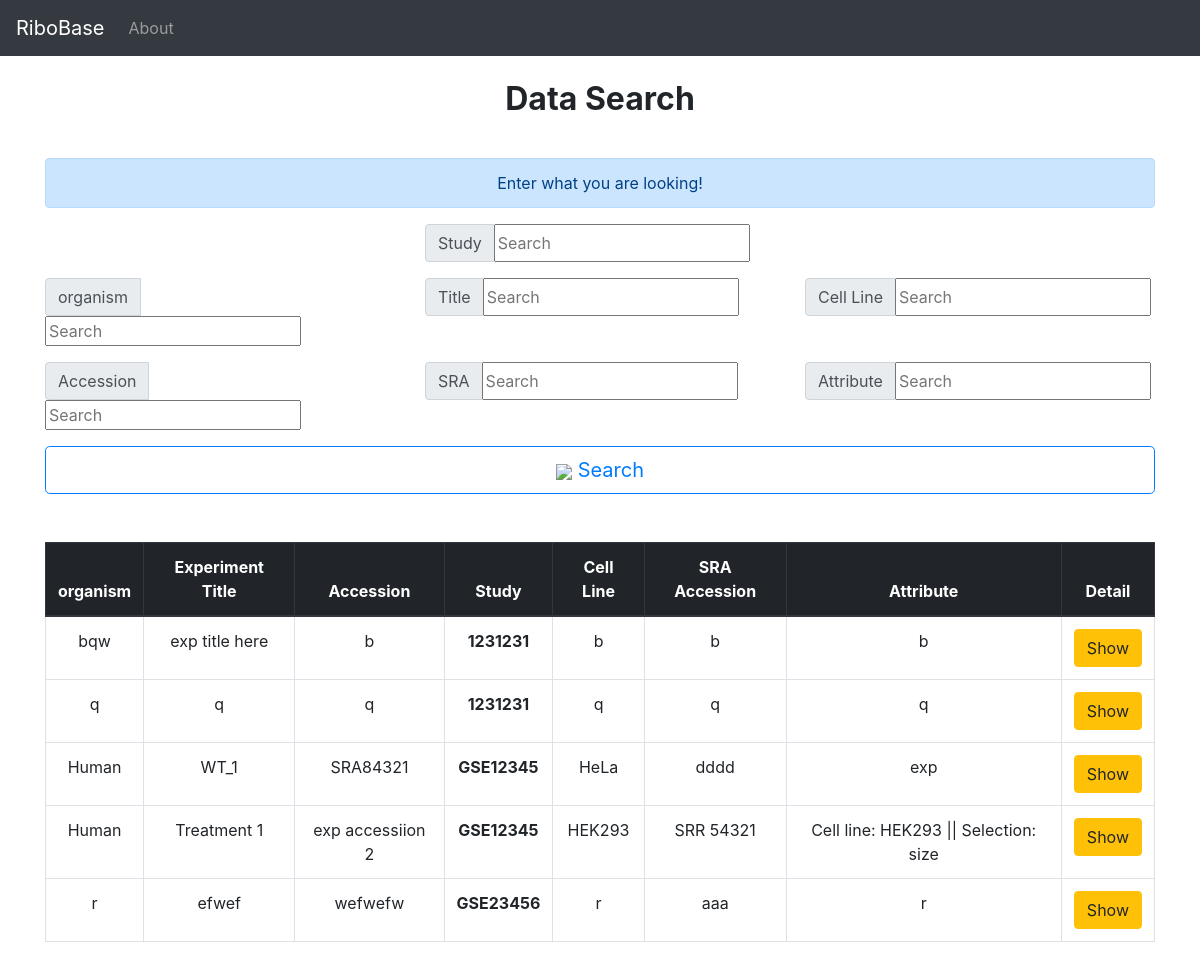
/DataSearch/, run on an earlier commit of the app's database.
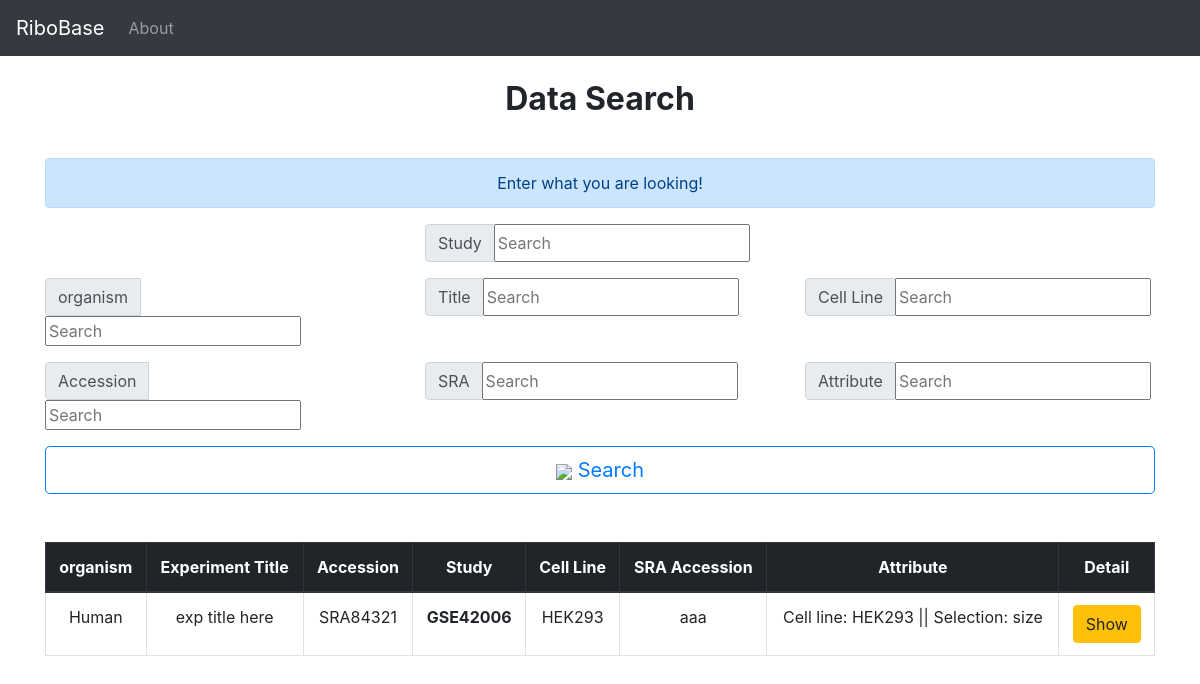
And on a later commit of the database.
### project/models.py (models this page shows, shortened)
class Experiment(models.Model):
    study = models.ForeignKey('Study',blank = False,on_delete = models.CASCADE,related_name="experiment")
    experiment_alias = models.CharField(max_length = 200,unique = True,blank = False)
    experiment_accession = models.CharField(max_length = 200,unique = True,blank = False)
    experiment_title = models.CharField(max_length = 200,blank = False)
    study_name = models.CharField(max_length = 200,blank = False)
    design_description = models.TextField(max_length = 200,blank = True)
    sample_accession = models.CharField(max_length = 200,blank = True)
    sample_attribute = models.TextField(max_length = 200,blank = True)
    library_strategy = models.CharField(max_length = 200,blank = True)
    library_layout = models.CharField(max_length = 200,blank = True)
    library_construction_protocol = models.TextField(max_length = 200,blank = True)
    platform = models.CharField(max_length = 200,blank = False)
    platform_parameters = models.CharField(max_length = 200,blank = False)
    xref_link = models.CharField(max_length = 200,blank = False)
    experiment_attribute = models.CharField(max_length = 200,blank = False)
    submission_accession = models.CharField(max_length = 200,blank = False)
    sradb_updated = models.CharField(max_length = 200,blank = False)
    organism = models.CharField(max_length = 200,blank = False)
    cell_line = models.CharField(max_length = 200,blank = False)
    experiment_file = models.FileField(blank = True,null = True)
    create_date = models.DateTimeField(auto_now_add = True)

class Study(models.Model):
    geo_accession = models.CharField( max_length = 50,unique = True,blank = False)
    study_accession = models.CharField(max_length = 50,unique = True,blank = False)
    study_title = models.CharField(max_length = 200,unique = False,blank = True)
    study_type = models.CharField(max_length = 100,unique = False,blank = True)
    study_abstract = models.TextField(blank = True)
    study_description = models.CharField(max_length = 200,unique = False,blank = True)
    xref_link = models.CharField(max_length = 200,unique = False,blank = True)
    submission_accession = models.CharField(max_length = 50,unique = False,blank = True)
    sradb_updated = models.CharField(max_length = 200,unique = False,blank = True)
    create_date = models.DateTimeField(auto_now_add = True)
    def __str__(self):
        return self.geo_accession

### project/views.py (the view)
# urls.py: path('DataSearch/',views.DataSearch,name="DataSearch"),
def DataSearch(request):
    keyword_Organism = request.GET.get("keyword_organism")
    keyword_Study = request.GET.get("keyword_study")
    keyword_Cell_line = request.GET.get("keyword_cell_line")
    keyword_Title = request.GET.get("keyword_experiment_title")
    keyword_Accession = request.GET.get("keyword_experiment_accession")
    keyword_sra = request.GET.get("keyword_sample_accession")
    keyword_Attribute = request.GET.get("keyword_experiment_attribute")
    if keyword_Organism:
        experiments = Experiment.objects.filter(organism__contains=keyword_Organism)
        return render(request,"DataSearch.html",{"experiments":experiments})
    if keyword_Study:
        study = Study.objects.get(geo_accession=keyword_Study)
        experiments = Experiment.objects.filter(study__geo_accession = study.geo_accession)
        return render(request,"DataSearch.html",{"experiments":experiments})
    if keyword_Cell_line:
        experiments = Experiment.objects.filter(cell_line__contains=keyword_Cell_line)
        return render(request,"DataSearch.html",{"experiments":experiments})
    if keyword_Title:
        experiments = Experiment.objects.filter(experiment_title__contains=keyword_Title)
        return render(request,"DataSearch.html",{"experiments":experiments})
    if keyword_Accession:
        experiments = Experiment.objects.filter(experiment_accession__contains=keyword_Accession)
        return render(request,"DataSearch.html",{"experiments":experiments})
    if keyword_sra:
        experiments = Experiment.objects.filter(sample_accession__contains=keyword_sra)
        return render(request,"DataSearch.html",{"experiments":experiments})
    if keyword_Attribute:
        experiments = Experiment.objects.filter(experiment_attribute__contains=keyword_Attribute)
        return render(request,"DataSearch.html",{"experiments":experiments})
    experiments = Experiment.objects.all()
    return render(request,"DataSearch.html",{"experiments":experiments})

### templates/DataSearch.html (shortened to what this page needs)
{% extends "layout.html" %}
{% block body %}
<br>
<h2><center><p class="font-weight-bold">Data Search</p></center></h2>
<br>
<div class="alert alert-primary" role="alert">
  <center>Enter what you are looking!</center>
</div>
<form>
<div class="row">
  <div class="col-md-8 offset-md-4">
    <div class="input-group mb-3">
      <div class="input-group-prepend">
        <span class="input-group-text" id="inputGroup-sizing-default">Study</span>
      </div>
      <input type="text" name = "keyword_study" class="form-sm" placeholder="Search">
    </div>
  </div>
</div>
<div class="row">
  <div class="col-6 col-md-4">
    <div class="input-group mb-3">
      <div class="input-group-prepend">
        <span class="input-group-text" id="inputGroup-sizing-default">organism</span>
      </div>
      <input type="text" name = "keyword_organism" class="form-sm" placeholder="Search">
    </div>
  </div>
  <div class="col-6 col-md-4">
    <div class="input-group mb-3">
      <div class="input-group-prepend">
        <span class="input-group-text" id="inputGroup-sizing-default">Title</span>
      </div>
      <input type="text" name = "keyword_experiment_title" class="form-sm" placeholder="Search">
    </div>
  </div>
  <div class="col-6 col-md-4">
    <div class="input-group mb-3">
      <div class="input-group-prepend">
        <span class="input-group-text" id="inputGroup-sizing-default">Cell Line</span>
      </div>
      <input type="text" name = "keyword_cell_line" class="form-sm" placeholder="Search">
    </div>
  </div>
</div>
<div class="row">
  <div class="col-6 col-md-4">
    <div class="input-group mb-3">
      <div class="input-group-prepend">
        <span class="input-group-text" id="inputGroup-sizing-default">Accession</span>
      </div>
      <input type="text" name = "keyword_experiment_accession" class="form-sm" placeholder="Search">
    </div>
  </div>
  <div class="col-6 col-md-4">
    <div class="input-group mb-3">
      <div class="input-group-prepend">
        <span class="input-group-text" id="inputGroup-sizing-default">SRA</span>
      </div>
      <input type="text" name = "keyword_sample_accession" class="form-sm" placeholder="Search">
    </div>
  </div>
  <div class="col-6 col-md-4">
    <div class="input-group mb-3">
      <div class="input-group-prepend">
        <span class="input-group-text" id="inputGroup-sizing-default">Attribute</span>
      </div>
      <input type="text" name = "keyword_experiment_attribute" class="form-sm" placeholder="Search">
    </div>
  </div>
</div>
<button type = "submit" class="btn btn-outline-primary btn-lg btn-block"><img src="https://img.icons8.com/material-sharp/24/000000/search.png">  Search</button>
</form>
<br><br>
  <table class="table table-bordered table-hover">
    <thead class="thead-dark">
      <tr>
        <th scope="col"><center>organism</center></th>
        <th scope="col"><center>Experiment Title</center></th>
        <th scope="col"><center>Accession</center></th>
        <th scope="col"><center>Study</center></th>
        <th scope="col"><center>Cell Line</center></th>
        <th scope="col"><center>SRA Accession</center></th>
        <th scope="col"><center>Attribute</center></th>
        <th scope="col"><center>Detail</center></th>
      </tr>
    </thead>
    <tbody>
    {% if experiments %}
    {% for experiment in experiments %}
    <tr>
            <td><center>{{experiment.organism}}</center></td>
            <td><center>{{experiment.experiment_title}}</center></td>
            <td><center>{{experiment.experiment_accession}}</center></td>
            <th><center>{{experiment.study}}</center></th>
            <td><center>{{experiment.cell_line}}</center></td>
            <td><center>{{experiment.sample_accession}}</center></td>
            <td><center>{{experiment.experiment_attribute}}</center></td>
            <td><center><a href="/DataSearchPage/{{experiment.id}}" class ="btn btn-warning">Show</a></center></td>
        </tr>
      {% endfor %}
      {% else %}
      <div class="alert alert-danger"><center>No matching records found</center></div>
      <br><br><br>
      {% endif %}
    </tbody>
  </table>
{% endblock body %}

What changed in the data, as far as the page shows it:
removed Experiment: organism "bqw", experiment_title "exp title here", experiment_accession "b", study "1231231", cell_line "b", sample_accession "b", experiment_attribute "b"
removed Experiment: organism "q", experiment_title "q", experiment_accession "q", study "1231231", cell_line "q", sample_accession "q", experiment_attribute "q"
removed Experiment: organism "Human", experiment_title "WT_1", experiment_accession "SRA84321", study "GSE12345", cell_line "HeLa", sample_accession "dddd", experiment_attribute "exp"
removed Experiment: organism "Human", experiment_title "Treatment 1", experiment_accession "exp accessiion 2", study "GSE12345", cell_line "HEK293", sample_accession "SRR 54321", experiment_attribute "Cell line: HEK293 || Selection: size"
removed Experiment: organism "r", experiment_title "efwef", experiment_accession "wefwefw", study "GSE23456", cell_line "r", sample_accession "aaa", experiment_attribute "r"
added Experiment: organism "Human", experiment_title "exp title here", experiment_accession "SRA84321", study "GSE42006", cell_line "HEK293", sample_accession "aaa", experiment_attribute "Cell line: HEK293 || Selection: size"
